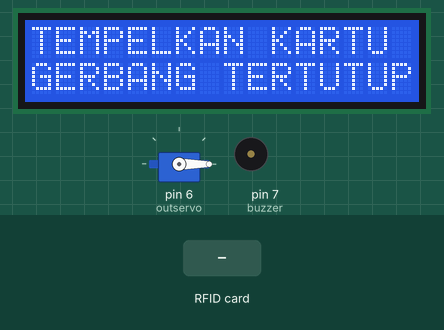
Bench run of a sketch on a simulated Arduino Uno, built with avr-gcc and run on an emulated ATmega328P. Shown: 16×2 character LCD, servo, buzzer (waves = sounding, pin HIGH). Inputs (shaded band) come from the test bench. Pins used as bus, display or sensor lines are not drawn; what the sketch prints to the serial monitor is not drawn.

Above: at 1.6 s.
1.7 s: RFID card 5E 7A 19 C4 held to the reader
At 2.0 s:
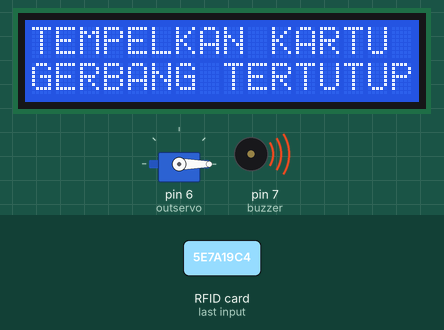
At 3.6 s:
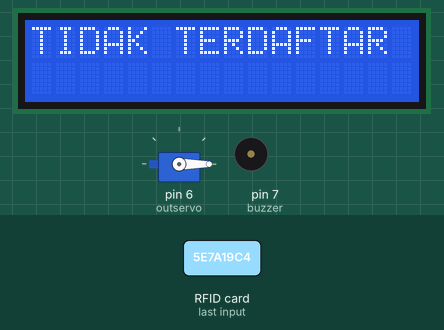
Timing chart, 0 to 5.1 s (numbered marks = the images above; inputs shaded):
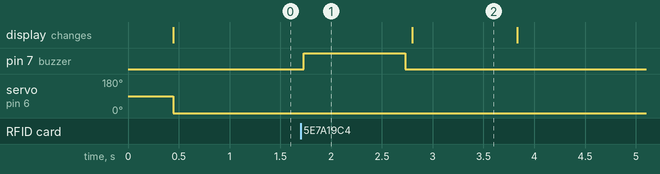

Measured:
- after the input at 1.7 s, pin 7 (buzzer): LOW → HIGH at once, → LOW 1.0 s later
- what the display in image 2 shows lasts 1.0 s, from 2.8 s to 3.8 s

The sketch:

TANTANGAN_RFID_IR_LCD_SERVO.ino
```cpp
///Download dan masukan Library MFRC522
#include <SPI.h>
#include <MFRC522.h>
#include <LiquidCrystal_I2C.h>
#include <Servo.h>
//Inisialisasi pembuatan variable
#define SS_PIN 10
#define RST_PIN 9
MFRC522 mfrc522(SS_PIN, RST_PIN);
LiquidCrystal_I2C lcd(0x27,16,2);
Servo myservo;
int buzzer =7;
int ir =2;
int outservo =6;
String uidString;


void setup() {
 //Menentukan Fungsionalitas dari PIN pada Microcontroller
 Serial.begin(115200); //baudrate yang digunakan untuk komunikasi microcontroller dengan komputer
 SPI.begin(); // Initiate SPI bus
 lcd.begin();
  myservo.attach(outservo);
 mfrc522.PCD_Init(); // Initiate MFRC522
 bunyibuzzeroke();
 pinMode(buzzer, OUTPUT);
 pinMode(ir, INPUT);

 lcd.clear();
 lcd.setCursor(0,0);lcd.print("TEMPELKAN KARTU");
 lcd.setCursor(0,1);lcd.print("GERBANG TERTUTUP");
 myservo.write(0);
}
void loop() {
 //Program yang akan dijalankan berulang-ulang
 if ( mfrc522.PICC_IsNewCardPresent()) {
    readRFID();
    Serial.print("Tag UID: ");
    Serial.println(uidString);


 if (uidString=="5_8F_8E_BF" or uidString=="4A_51_6E_AE"){

    bunyibuzzeroke();
    lcd.clear();//Untuk menghapus karakter pada LCD
    lcd.setCursor(0,0);lcd.print(" BERHASIL ");
    delay(1000);
    lcd.clear();
    lcd.setCursor(0,1);lcd.print("GERBANG TERBUKA ");
    delay(1000);
    lcd.clear();
    Serial.println("Silahkan Masuk Gerbang Terbuka");
    myservo.write(0); //0-180
    delay(500); //Jeda waktu perulagan seama 500 mili detik
    myservo.write(90); //0-180
    delay(500); //Jeda waktu perulagan seama 500 mili detik
    while(1){
      int state=digitalRead(ir);
      if (state==1){
        state=1;
      }
    else{
    Serial.println("GERBANG TERTUTUP");
    lcd.clear();
    lcd.setCursor(0,1);lcd.print("TERTUTUP ");
    delay(1000);
    lcd.clear();
    myservo.write(90); //0-180
    delay(500); //Jeda waktu perulagan seama 500 mili detik
    myservo.write(0); //0-180
    delay(500); //Jeda waktu perulagan seama 500 mili detik
    lcd.clear();
    lcd.setCursor(0,0);lcd.print("TEMPELKAN KARTU");
    lcd.setCursor(0,1);lcd.print("GERBANG TERTUTUP");
    break;
    }
  }
 }


else {
   bunyibuzzergagal();
   Serial.println("ga terdaftar");
   Serial.println("pintu tertutup");
   lcd.clear();//Untuk menghapus karakter pada LCD
   lcd.setCursor(0,0);lcd.print("TIDAK TERDAFTAR ");
   delay(1000);
   lcd.clear();
   lcd.setCursor(0,0);lcd.print("TEMPELKAN KARTU");
   lcd.setCursor(0,1);lcd.print("GERBANG TERTUTUP");
}

}
}

void readRFID() {
  mfrc522.PICC_ReadCardSerial();

  uidString = String(mfrc522.uid.uidByte[0],HEX) + "_" +
              String(mfrc522.uid.uidByte[1],HEX) + "_" +
              String(mfrc522.uid.uidByte[2],HEX) + "_" +
              String(mfrc522.uid.uidByte[3],HEX);
  uidString.toUpperCase();
}

void bunyibuzzeroke(){
  digitalWrite(buzzer, HIGH);
  delay(100);
  digitalWrite(buzzer, LOW);
  delay(50);
  digitalWrite(buzzer, HIGH);
  delay(100);
  digitalWrite(buzzer, LOW);
  delay(50);
}

void bunyibuzzergagal(){
  digitalWrite(buzzer, HIGH);
  delay(1000);
  digitalWrite(buzzer, LOW);
  delay(50);
}
```
